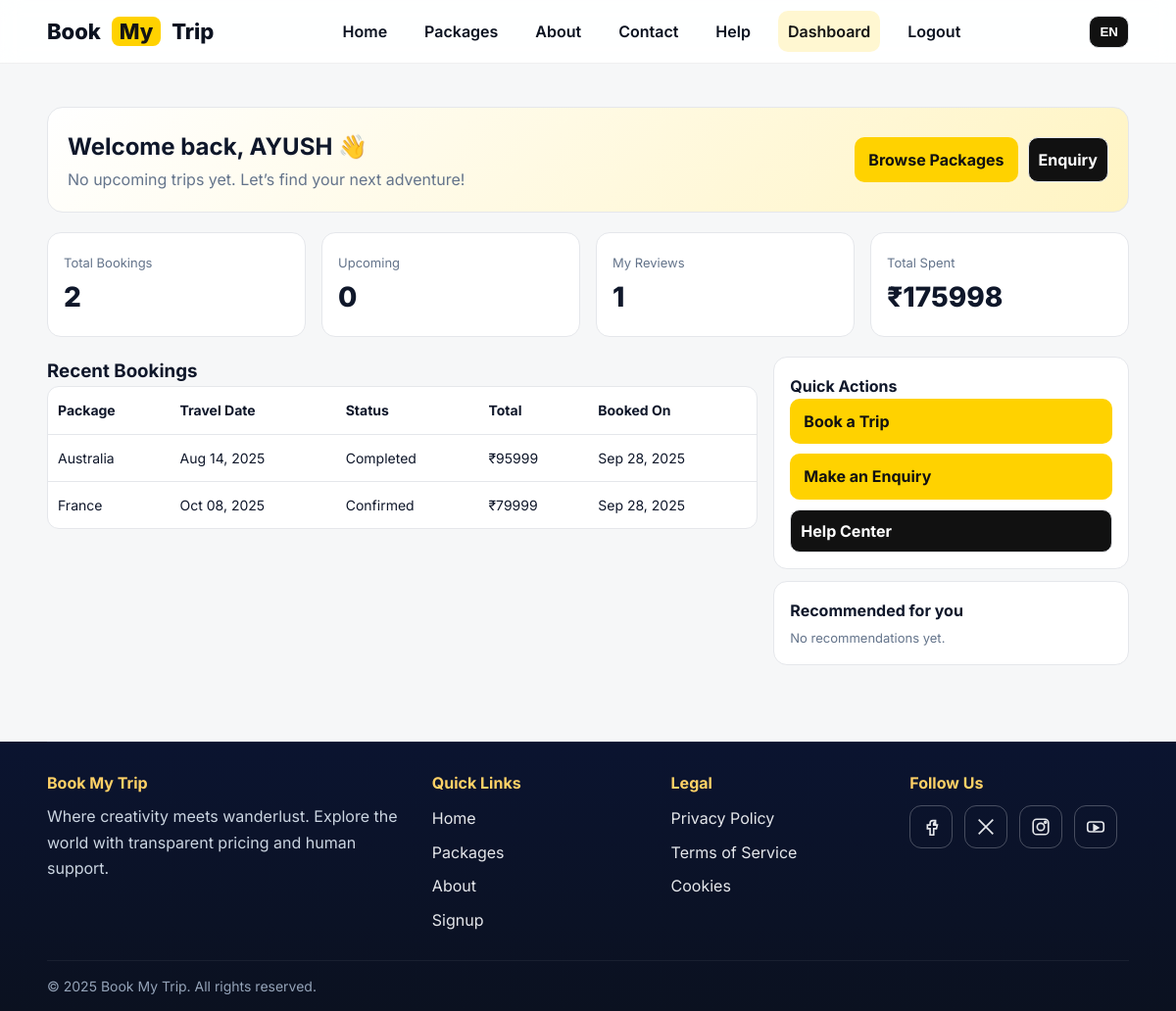
Page /dashboard/ (signed in) on the earlier database version.
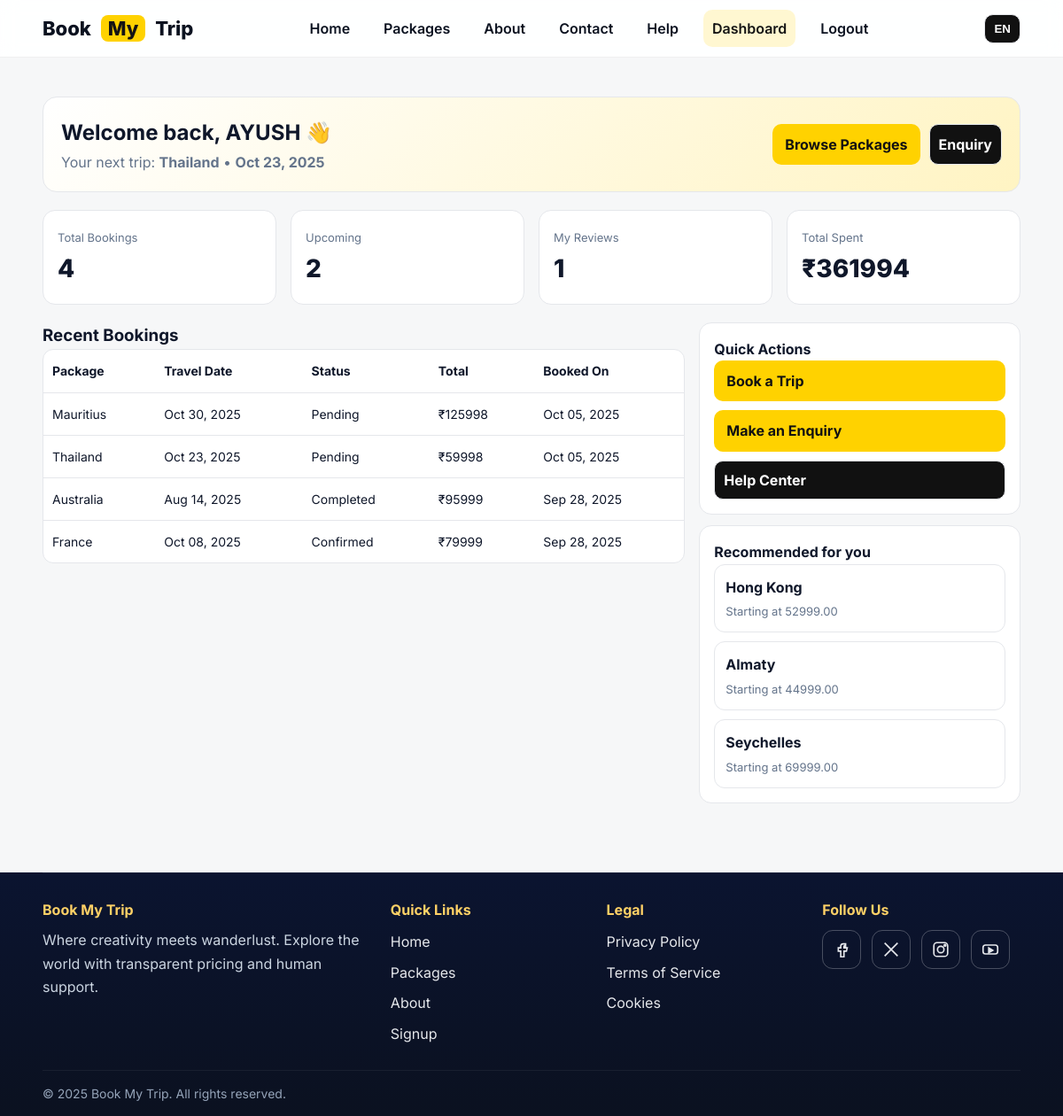
Same page on the later database version.
### hello/models.py (models this page shows, shortened)
class Booking(models.Model):
    STATUS_CHOICES = [
        ('PENDING', 'Pending'),
        ('CONFIRMED', 'Confirmed'),
        ('CANCELLED', 'Cancelled'),
        ('COMPLETED', 'Completed'),
    ]
    user = models.ForeignKey(User, on_delete=models.CASCADE, related_name="bookings")
    package = models.ForeignKey(Package, on_delete=models.PROTECT, related_name="bookings")
    booking_date = models.DateTimeField(auto_now_add=True)
    travel_date = models.DateField()
    number_of_people = models.PositiveIntegerField(validators=[MinValueValidator(1)])
    total_price = models.DecimalField(max_digits=10, decimal_places=2, validators=[MinValueValidator(Decimal('0'))])
    status = models.CharField(max_length=10, choices=STATUS_CHOICES, default='PENDING')
    class Meta:
        ordering = ['-booking_date']
        verbose_name_plural = "Bookings"
        indexes = [
            models.Index(fields=['status']),
            models.Index(fields=['travel_date']),
            models.Index(fields=['booking_date']),
        ]
        constraints = [
            models.CheckConstraint(check=models.Q(number_of_people__gte=1), name="booking_people_gte_1"),
            models.CheckConstraint(check=models.Q(total_price__gte=0), name="booking_total_price_gte_0"),
        ]

class Package(models.Model):
    CATEGORY_CHOICES = [
        ('adventure', 'Adventure'),
        ('beach', 'Beach'),
        ('city', 'City'),
        ('cultural', 'Cultural'),
        ('luxury', 'Luxury'),
        ('family', 'Family'),
        ('honeymoon', 'Honeymoon'),
        ('other', 'Other'),
    ]
    title = models.CharField(max_length=200)
    slug = models.SlugField(max_length=220, unique=True, help_text="Used in the package URL.")
    destination = models.ForeignKey('Destination', on_delete=models.CASCADE, related_name="packages")
    category = models.CharField(max_length=20, choices=CATEGORY_CHOICES)
    description = models.TextField()
    image = models.ImageField(upload_to='packages/', blank=True, null=True)
    price = models.DecimalField(max_digits=10, decimal_places=2, validators=[MinValueValidator(Decimal('0'))])
    is_available = models.BooleanField(default=True)
    created_at = models.DateTimeField(auto_now_add=True)
    class Meta:
        ordering = ['-created_at']
        verbose_name_plural = "Packages"
        indexes = [
            models.Index(fields=['slug']),
            models.Index(fields=['category', 'is_available']),
        ]

### hello/views.py (the view)
# urls.py: path("dashboard/", views.dashboard, name="dashboard"),
@login_required
def dashboard(request):
    today = timezone.localdate()
    bookings = Booking.objects.filter(user=request.user).select_related("package")
    stats = {
        "total_bookings": bookings.count(),
        "upcoming_count": bookings.filter(travel_date__gte=today).count(),
        "total_spent": bookings.aggregate(s=Sum("total_price"))["s"] or 0,
        "confirmed_count": bookings.filter(status="CONFIRMED").count(),
    }
    ctx = {
        "stats": stats,
        "recent_bookings": bookings.order_by("-booking_date")[:5],
        "reviews": Review.objects.filter(user=request.user).select_related("package")[:5],
        "recommendations": (
            Package.objects.filter(is_available=True)
            .exclude(bookings__user=request.user)
            .select_related("destination")[:3]
        ),
        "upcoming_booking": bookings.filter(travel_date__gte=today).order_by("travel_date").first(),
    }
    return render(request, "hello/dashboard.html", ctx)

### hello/templates/hello/dashboard.html (shortened to what this page needs)
<!DOCTYPE html>
<html lang="en">
<head>
</head>
<body>
<header class="topbar">
  <div class="container nav">
    <a class="logo" href="{% url 'home' %}">Book <span>My</span> Trip</a>
    <nav class="menu">
      <a href="{% url 'home' %}">Home</a>
      <a href="{% url 'packages' %}">Packages</a>
      <a href="{% url 'about' %}">About</a>
      <a href="{% url 'contact' %}">Contact</a>
      <a href="{% url 'help' %}">Help</a>
      <a href="{% url 'dashboard' %}" class="active">Dashboard</a>
      {% if user.is_authenticated %}
        <a href="{% url 'logout' %}">Logout</a>
      {% else %}
        <a href="{% url 'login' %}">Login</a>
        <a href="{% url 'signup' %}">Signup</a>
      {% endif %}
    </nav>
    <div class="actions"><button class="btn ghost">EN</button></div>
  </div>
</header>
<main>
  <section class="container section">
    <div class="hero">
      <div>
        <h2>Welcome back, {{ user.first_name|default:user.username }} 👋</h2>
        {% if upcoming_booking %}
          <p>Your next trip: <strong>{{ upcoming_booking.package.title }}</strong> •
          <strong>{{ upcoming_booking.travel_date|date:"M d, Y" }}</strong></p>
        {% else %}
          <p>No upcoming trips yet. Let’s find your next adventure!</p>
        {% endif %}
      </div>
      <div style="display:flex;gap:10px;flex-wrap:wrap">
        <a class="btn" href="{% url 'packages' %}">Browse Packages</a>
        <a class="btn ghost" href="{% url 'contact' %}">Enquiry</a>
      </div>
    </div>
    <div class="grid cards">
      <div class="card kpi"><span class="label">Total Bookings</span><div class="value">{{ stats.total_bookings }}</div></div>
      <div class="card kpi"><span class="label">Upcoming</span><div class="value">{{ stats.upcoming_count }}</div></div>
      <div class="card kpi"><span class="label">My Reviews</span><div class="value">{{ reviews|length }}</div></div>
      <div class="card kpi"><span class="label">Total Spent</span><div class="value">₹{{ stats.total_spent|floatformat:0 }}</div></div>
    </div>
    <div class="section-grid">
      <div>
        <h3>Recent Bookings</h3>
        {% if recent_bookings %}
          <table class="table">
            <thead>
              <tr><th>Package</th><th>Travel Date</th><th>Status</th><th>Total</th><th>Booked On</th></tr>
            </thead>
            <tbody>
              {% for b in recent_bookings %}
              <tr>
                <td>{{ b.package.title }}</td>
                <td>{{ b.travel_date|date:"M d, Y" }}</td>
                <td>{{ b.status|title }}</td>
                <td>₹{{ b.total_price|floatformat:0 }}</td>
                <td>{{ b.booking_date|date:"M d, Y" }}</td>
              </tr>
              {% endfor %}
            </tbody>
          </table>
        {% else %}
          <div class="empty">
            <p><strong>No bookings yet.</strong></p>
            <p>Start exploring packages and plan your first trip!</p>
            <a class="btn" href="{% url 'packages' %}">Find Packages</a>
          </div>
        {% endif %}
      </div>
      <aside>
        <div class="card">
          <h4>Quick Actions</h4>
          <div class="list">
            <a class="btn" href="{% url 'packages' %}">Book a Trip</a>
            <a class="btn" href="{% url 'contact' %}">Make an Enquiry</a>
            <a class="btn ghost" href="{% url 'help' %}">Help Center</a>
          </div>
        </div>
        <div class="card" style="margin-top:12px">
          <h4>Recommended for you</h4>
          <div class="reco">
            {% for r in recommendations %}
              <a href="{% url 'packages' %}#{{ r.slug|default:r.id }}">
                <strong>{{ r.name|default:r.title }}</strong>
                <p>{% if r.price %}Starting at {{ r.price }}{% else %}New deals available{% endif %}</p>
              </a>
            {% empty %}
              <p class="muted">No recommendations yet.</p>
            {% endfor %}
          </div>
        </div>
      </aside>
    </div>
  </section>
</main>
<footer class="site-footer">
  <div class="container footer-top">
    <div class="fgrid">
      <div class="fbrand">
        <h4>Book My Trip</h4>
        <p>Where creativity meets wanderlust. Explore the world with transparent pricing and human support.</p>
      </div>
      <div class="fcol">
        <h4>Quick Links</h4>
        <ul>
          <li><a href="{% url 'home' %}">Home</a></li>
          <li><a href="{% url 'packages' %}">Packages</a></li>
          <li><a href="{% url 'about' %}">About</a></li>
          <li><a href="{% url 'signup' %}">Signup</a></li>
        </ul>
      </div>
      <div class="fcol">
        <h4>Legal</h4>
        <ul>
          <li><a href="{% url 'privacy' %}">Privacy Policy</a></li>
          <li><a href="{% url 'terms' %}">Terms of Service</a></li>
          <li><a href="{% url 'cookies' %}">Cookies</a></li>
        </ul>
      </div>
      <div class="fcol">
        <h4>Follow Us</h4>
        <div class="social">
  <a class="social-btn" aria-label="Facebook" href="#" rel="noopener">
    <svg viewBox="0 0 24 24" aria-hidden="true">
      <path d="M14 9h3V5h-3c-1.7 0-3 1.3-3 3v2H8v4h3v7h4v-7h3l1-4h-4V8.5c0-.8.7-1.5 1.5-1.5H17" />
    </svg>
  </a>
  <a class="social-btn" aria-label="X (Twitter)" href="#" rel="noopener">
    <svg viewBox="0 0 24 24" aria-hidden="true">
      <path d="M4 4l16 16M20 4L4 20" />
    </svg>
  </a>
  <a class="social-btn" aria-label="Instagram" href="#" rel="noopener">
    <svg viewBox="0 0 24 24" aria-hidden="true">
      <rect x="3.5" y="3.5" width="17" height="17" rx="4" ry="4" />
      <circle cx="12" cy="12" r="4" />
      <circle cx="17.2" cy="6.8" r="1.1" />
    </svg>
  </a>
  <a class="social-btn" aria-label="YouTube" href="#" rel="noopener">
    <svg viewBox="0 0 24 24" aria-hidden="true">
      <rect x="3" y="6.5" width="18" height="11" rx="3" ry="3" />
      <path d="M10 10l5 3-5 3z" fill="currentColor" />
    </svg>
  </a>
</div>
        </div>
      </div>
    </div>
  <div class="container foot-bottom">© 2025 Book My Trip. All rights reserved.</div>
</footer>
</body>
</html>

### hello/templates/hello/dashboard.html (style rules this page uses)
:root { --bg:#f6f7f8; --ink:#0f172a; --muted:#64748b; --line:#e5e7eb; --brand:#ffd200; --brand-d:#141414; }
* { box-sizing:border-box;margin:0;padding:0 }
body { margin:0;background:var(--bg);color:var(--ink); font-family:Inter,system-ui,-apple-system,Segoe UI,Roboto,Arial;line-height:1.65 }
.topbar { position:sticky;top:0;z-index:60;backdrop-filter:saturate(1.2) blur(10px); background:rgba(255,255,255,.9);border-bottom:1px solid rgba(0,0,0,.06) }
.container { width:min(1180px,92%);margin:auto }
.nav { display:flex;align-items:center;gap:14px;min-height:64px }
.logo { font-weight:800;font-size:22px;color:#0b1220;text-decoration:none;white-space:nowrap }
.logo span { background:var(--brand);color:var(--brand-d);padding:2px 8px;border-radius:8px;margin:0 6px }
.menu { display:flex;gap:18px;justify-content:center;flex:1 }
.menu a { color:#0b1220;text-decoration:none;font-weight:600;padding:8px 10px;border-radius:10px }
.menu a.active { background:rgba(255,210,0,.18);color:var(--brand-d) }
.actions { margin-left:auto }
.btn.ghost { padding:8px 10px;border:1px solid var(--line);background:#fff;border-radius:10px }
.section { padding:44px 0 }
.hero { background:linear-gradient(135deg,#fff,#fff4c3);border:1px solid var(--line); border-radius:16px;padding:20px;display:flex;gap:16px;align-items:center;justify-content:space-between;margin-bottom:20px }
.hero p { color:var(--muted) }
.btn { appearance:none;border:0;border-radius:10px;background:var(--brand);color:#111; padding:10px 14px;font-weight:700;cursor:pointer;text-decoration:none;display:inline-flex;align-items:center;gap:8px }
.btn.ghost { background:#111;color:#fff }
.grid { display:grid;gap:16px }
.cards { grid-template-columns:repeat(4,minmax(0,1fr)) }
.card { background:#fff;border:1px solid var(--line);border-radius:14px;padding:16px }
.kpi .label { color:var(--muted);font-size:13px }
.kpi .value { font-size:28px;font-weight:800 }
.section-grid { display:grid;grid-template-columns:2fr 1fr;gap:16px;margin-top:20px }
.table { width:100%;border-collapse:separate;border-spacing:0;border:1px solid var(--line); border-radius:12px;overflow:hidden;background:#fff }
.table th,.table td { padding:12px 10px;border-bottom:1px solid var(--line);text-align:left;font-size:14px }
.table tr:last-child td { border-bottom:0 }
.list { display:flex;flex-direction:column;gap:10px }
.reco a { display:block;background:#fff;border:1px solid var(--line);border-radius:12px;padding:12px;text-decoration:none;color:var(--ink) }
.reco a + a { margin-top:10px }
.reco p { margin-top:4px;color:var(--muted);font-size:13px }
.site-footer { background:linear-gradient(180deg,#0b1430,#0b1120);color:#e5e7eb;margin-top:34px }
.footer-top { padding:28px 0;border-top:1px solid rgba(255,255,255,.06);border-bottom:1px solid rgba(255,255,255,.06) }
.fgrid { display:grid;grid-template-columns:2fr 1.2fr 1.2fr 1.2fr;gap:20px }
.fbrand h4 { margin:0 0 8px;color:#ffd166 }
.fbrand p { margin:0;color:#cbd5e1 }
.fcol h4 { margin:0 0 10px;color:#ffd166 }
.fcol ul { list-style:none;padding:0;margin:0;display:grid;gap:8px }
.fcol a { color:#e5e7eb;text-decoration:none }
.foot-bottom { padding:14px 0;color:#94a3b8;font-size:14px }
.social { display:flex;gap:12px;margin-top:8px }
.social-btn { display:inline-grid;place-items:center; width:44px;height:44px;border:1px solid rgba(255,255,255,.25); border-radius:12px;text-decoration:none;color:#e5e7eb; background:transparent;transition:all .18s ease; }
.social-btn svg { width:22px;height:22px;stroke:currentColor;stroke-width:1.8;fill:none }

Differences in the rows shown:
added Booking: package "Thailand", travel_date "Oct 23, 2025", status "Pending", total_price "59998", booking_date "Oct 05, 2025"
added Booking: package "Mauritius", travel_date "Oct 30, 2025", status "Pending", total_price "125998", booking_date "Oct 05, 2025"
added Package: name "Hong Kong", price "52999.00"
added Package: name "Almaty", price "44999.00"
added Package: name "Seychelles", price "69999.00"
Other differences:
{{ stats.total_bookings }}: "2" → "4"
{{ stats.upcoming_count }}: "0" → "2"
{{ stats.total_spent|floatformat:0 }}: "175998" → "361994"
text no longer shown: "No upcoming trips yet. Let’s find your next adventure! No recommendations yet."
text now shown: "Your next trip: •"
